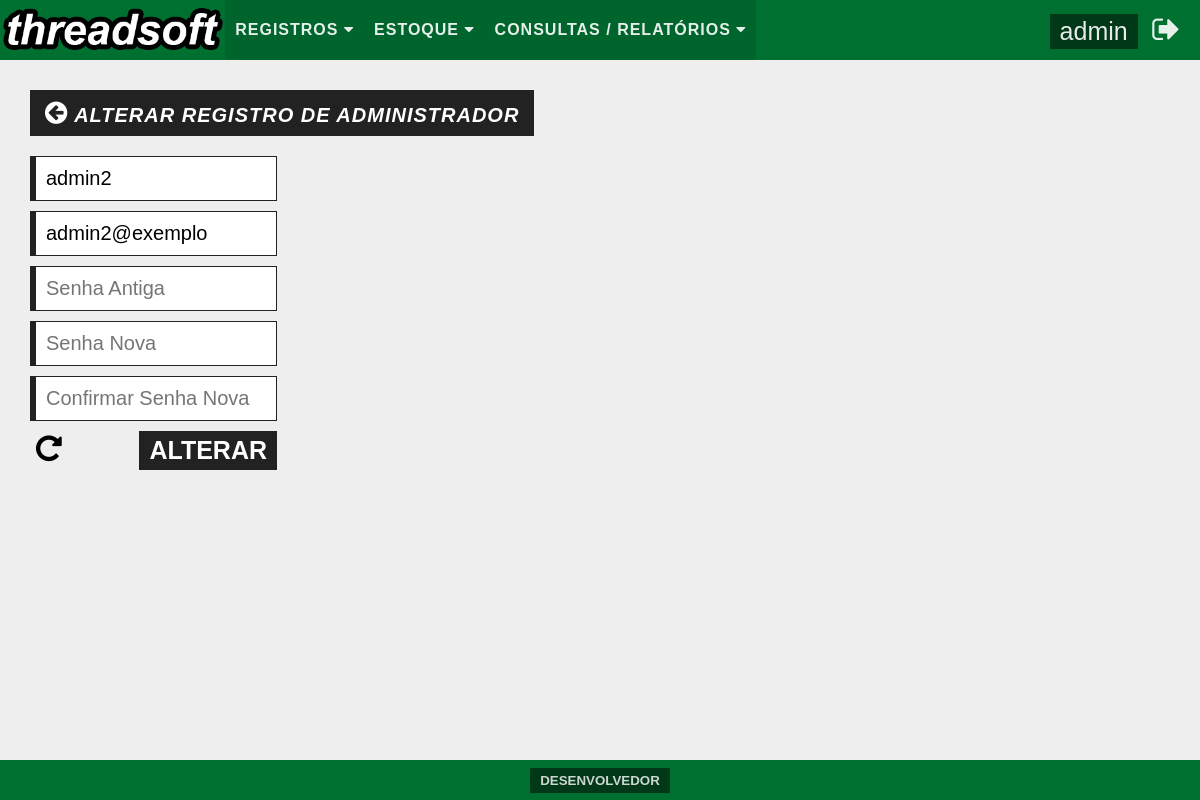
The app's page /pages/main.php?folder=system/user/&file=fmalt_user&ext=php&id=02 (signed in) with its own data.
### tables this page shows
CREATE TABLE `users` (
  `id` tinyint(2) UNSIGNED ZEROFILL NOT NULL COMMENT 'Este campo serve como identificador único para usuário.',
  `username` varchar(20) NOT NULL COMMENT 'Este campo é destinado a armazenar o nome de usuário.',
  `password` char(32) NOT NULL COMMENT 'Este campo é a armazenar a senha para o usuário.',
  `email` varchar(100) NOT NULL COMMENT 'Este campo é destinado a armazanar o e-mail do usuário.'
);

### pages/main.php (the view, shortened to what this page needs)
<!DOCTYPE html>
<?php
  include "../security/database/dbconnect.php";
?>
<html>
  <head>
    <link rel="stylesheet" href="../css/reset.css">
    <link rel="stylesheet" href="../css/style.css">
    <link rel="stylesheet" href="../css/font-awesome-4.6.3/css/font-awesome.min.css">
  </head>
  <body>
    <header>
      <nav id="headerMenu">
        <a href="?folder=/&file=initial&ext=php"><img src="../img/logo.png" id="menuLogo"/></a>
        <ul id="menuList">
          <li class="dropdown">
               <a href="#" class="dropbtn">Registros <i class="fa fa-caret-down" aria-hidden="true"></i></a>
             </li><li class="dropdown">
            <a href="#" class="dropbtn">Estoque <i class="fa fa-caret-down" aria-hidden="true"></i></a>
          </li><li class="dropdown">
            <a href="#" class="dropbtn">Consultas / Relatórios <i class="fa fa-caret-down" aria-hidden="true"></i></a>
          </li>
        </ul>
        <div id="menuUser">
          <?php
            $sql_sel_users = "SELECT username, id FROM users WHERE id = ".$_SESSION['idUsuario'];
            $sql_sel_users_preparado = $conexaobd -> prepare($sql_sel_users);
            $sql_sel_users_preparado -> execute();
            $sql_sel_users_dados = $sql_sel_users_preparado -> fetch();
          ?>
          <a href="?folder=system/user/&file=fmalt_user&ext=php&id=<?php echo $sql_sel_users_dados['id'] ?>"><?php echo $sql_sel_users_dados['username'] ?></a>
          <a href="../security/authentication/logout_authentication.php"><i class="fa fa-sign-out" aria-hidden="true"></i></a>
        </div>
      </nav>
    </header>
    <?php
      if(isset($_GET['folder'])&&isset($_GET['file'])&&isset($_GET['ext'])){
        if(!include $_GET['folder'].$_GET['file'].".".$_GET['ext']){
          echo "<h1>Página não encontrada!</h1>";
        }
      }else{
        include "initial.php";
      }
    ?>
    <footer>
      <button onclick="openModal()" id="openModal">Desenvolvedor</button>
    </footer>
  </body>
</html>

### pages/system/user/fmalt_user.php (shortened to what this page needs)
<div id="contentSingleAdd">
  <?php
    $id = $_GET['id'];
    $sql_sel_users = "SELECT id, username, email, password FROM users WHERE id='".$id."'";
    $sql_sel_users_preparado = $conexaobd->prepare($sql_sel_users);
    $sql_sel_users_preparado->execute();
    $sql_sel_users_dados = $sql_sel_users_preparado->fetch();
  ?>
  <h1><a href="?folder=system/user/&file=fmadd_user&ext=php"><i class="fa fa-arrow-circle-left" aria-hidden="true"></i></a> Alterar Registro de Administrador</h1><br>
  <div>
    <form action="?folder=system/user/&file=alt_user&ext=php" method="post">
      <input type="text" name="txtusername" placeholder="Usuário" value="<?php echo $sql_sel_users_dados['username'] ?>"><br>
      <input type="text" name="txtemail" placeholder="E-mail" value="<?php echo $sql_sel_users_dados['email'] ?>"><br>
      <input type="password" name="pwdoldpassword" placeholder="Senha Antiga"><br>
      <input type="password" name="pwdpassword" placeholder="Senha Nova"><br>
      <input type="password" name="pwdcpassword" placeholder="Confirmar Senha Nova"><br>
      <button type="reset" name="btnclean"><i class="fa fa-repeat" aria-hidden="true"></i></button>
      <button type="submit" name="btnsend">Alterar</button>
    </form>
  </div>
</div>

### css/style.css (style rules this page uses)
body { background: #eee; }
#headerMenu { background: #007031; height: 60px; -webkit-user-select: none; width: 100%; margin-bottom: 20px; }
#menuLogo { display: inline-block; float: left; height: 80%; margin-top: 5px; }
#menuList { display: inline-block; float: left; }
#menuList > li { background: rgba(0,0,0, 0.1); color: rgba(255,255,255,0.7); display: inline-block; font-family: Arial, sans-serif; font-weight: bold; line-height: 60px; padding-left: 10px; padding-right: 10px; text-transform: uppercase; }
li a, .dropbtn { color: rgba(255,255,255,0.9); letter-spacing: 1px; text-decoration: none; }
li.dropdown { display: inline-block; }
#menuUser { float: right; font-family: Arial, sans-serif; margin-right: 20px; }
#menuUser > a { color: rgba(255,255,255,0.9); font-size: 25px; text-decoration: none; }
#menuUser > a:first-of-type { background: rgba(0,0,0,0.5); display: inline-block; padding: 5px 10px 5px 10px; }
#menuUser > a:last-of-type { font-size: 30px; line-height: 60px; margin-left: 10px; }
footer { background: #007031; bottom: 0; font-size: 14px; height: 40px; font-family: Arial, sans-serif; text-align: center; position: fixed; width: 100%; }
footer > button { border: none; text-transform: uppercase; cursor: pointer; outline: none; background: rgba(0,0,0,0.5); color: rgba(255,255,255,0.8); display: inline-block; font-weight: bold; margin-top: 8px; padding: 5px 10px 5px 10px; text-decoration: none; -webkit-user-select: none; }
#contentSingleAdd { margin-left: 30px; }
#contentSingleAdd > h1 { font-family: Arial, sans-serif; font-size: 20px; letter-spacing: 1px; font-style: italic; font-weight: bold; padding: 10px 15px 10px 15px; background: #222; color: #fff; text-transform: uppercase; display: inline-block; margin-top: 10px; }
#contentSingleAdd > h1 > a { color: #fff; text-decoration: none; font-size: 26px; }
#contentSingleAdd > div:first-of-type { float: left; margin-top: 20px; width: 247px; background: rgba(0,0,0,0.0); margin-right: 200px; height: auto !important; }
#contentSingleAdd > div:first-of-type > form > input { width: 220px; border: none; border-left: 6px solid #222; border-top: 1px solid #222; border-right: 1px solid #222; border-bottom: 1px solid #222; margin-bottom: 10px; outline: none; padding: 10px; font-size: 20px; }
#contentSingleAdd > div:first-of-type > form > button:first-of-type { background: none; border: none; outline: none; font-size: 30px; cursor: pointer; }
#contentSingleAdd > div:first-of-type > form > button:last-of-type { border: none; background: #222; outline: none; font-size: 25px; color: #fff; text-transform: uppercase; padding: 5px 10px 5px 10px; float: right; font-weight: bold; cursor: pointer; }
#contentSingleAdd > div:last-of-type { float: left; overflow-y: auto; margin-top: 20px; }

### records on screen
users: username "admin"
users: txtusername "admin2", txtemail "admin2@exemplo"
